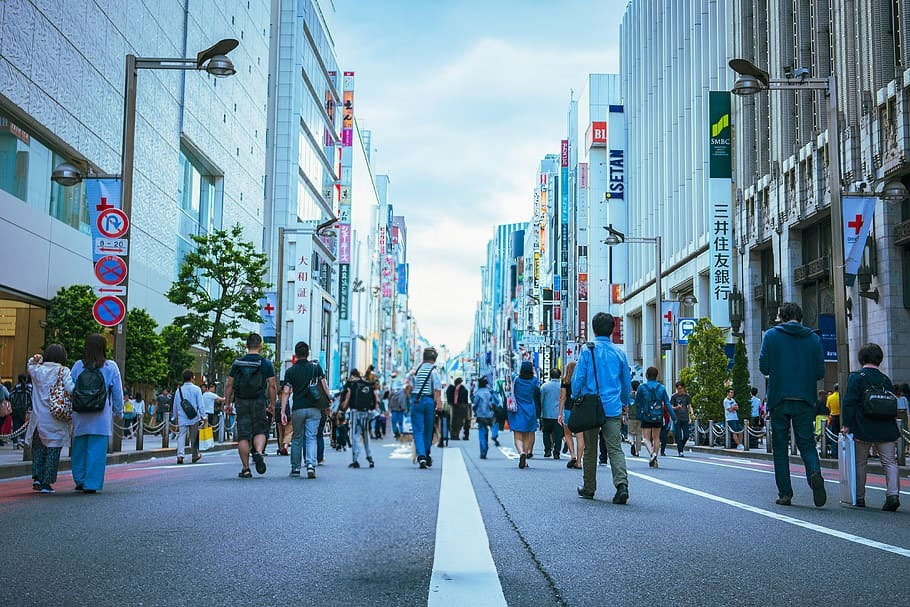
#> input picture 11.Traitement des Images et du Texte/image.jpeg, 910 x 607 px, found by its file name
$ python OpenCV.py
#> lines starting #> are read from the running program, lines starting #| are printed output that depends on the picture
# Importation des bibliothèques nécessaires
import cv2
import numpy as np

# Chargement de l'image en couleur
image = cv2.imread('C:/Users/HP/Desktop/Basics Python/11.Traitement des Images et du Texte/image.jpeg')
#> image is the input picture: shape (607, 910, 3); mean B, G, R 159.6, 142.1, 113.4

# Affichage de l'image originale
cv2.imshow('Image Originale', image)

# Conversion de l'image en niveaux de gris
image_gris = cv2.cvtColor(image, cv2.COLOR_BGR2GRAY)
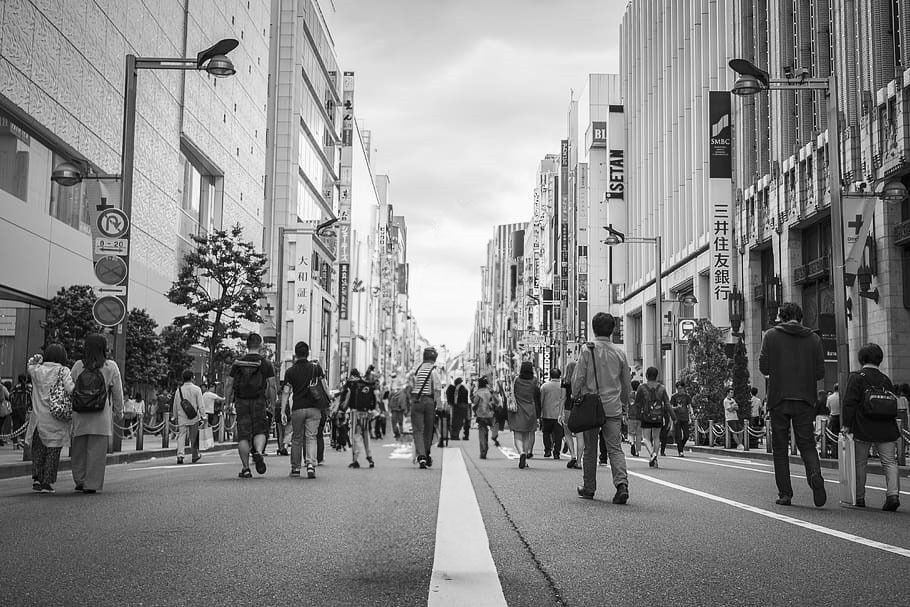
#> image_gris: shape (607, 910); min 0, max 255, mean 135.5

# Affichage de l'image en niveaux de gris
cv2.imshow('Image en Niveaux de Gris', image_gris)

# Détection des contours avec Canny
contours = cv2.Canny(image_gris, threshold1=100, threshold2=200)
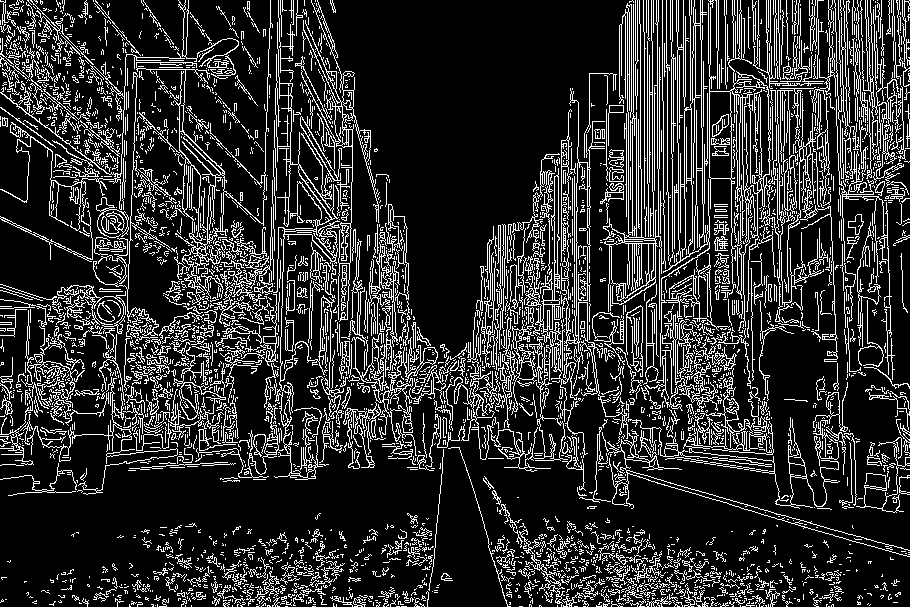
#> contours: shape (607, 910); 17.9% white in thin lines or dots

# Affichage des contours détectés
cv2.imshow('Contours', contours)

# Attente d'une touche pour fermer les fenêtres
cv2.waitKey(0)
cv2.destroyAllWindows()
